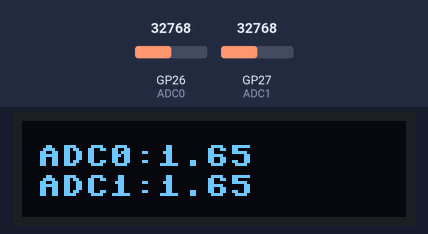
This program was run on a simulated Raspberry Pi Pico running MicroPython. Shown: 128×32 one-colour display. Inputs (shaded band) come from the test bench; at power-on: GP26 (ADC0) = 32768, GP27 (ADC1) = 32768 (analog values on the 0–65535 scale). Library files of the repository ran but are not shown: ssd1306.py.

Above: at 1.2 s.
1.3 s: GP26 (ADC0) set to 45874
At 2.5 s:
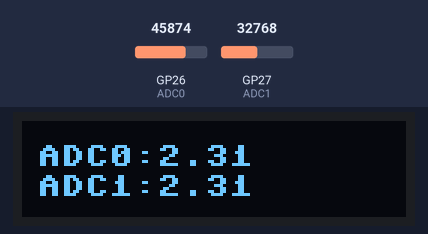
2.8 s: GP26 (ADC0) set to 57670
At 3.9 s:
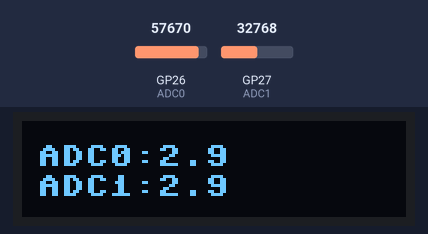
4.3 s: GP26 (ADC0) set to 65535
At 5.2 s:
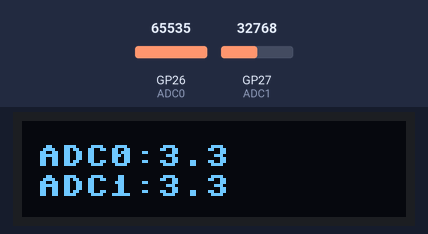
Timing chart, 0 to 7.3 s (numbered marks = the images above; inputs shaded):
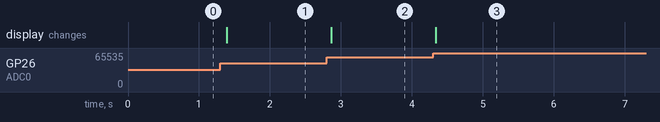

The program:

adc_oled3.py
```python
# Complete project details at https://RandomNerdTutorials.com/raspberry-pi-pico-analog-inputs-micropython/
from machine import ADC, Pin, I2C #usa I2C hardwarev - pinos 9 e 8
from time import sleep
import ssd1306

ADC0 = ADC(Pin(26))
ADC1 = ADC(Pin(27))
conv_factor = 3.3 / 65535

# usando I2C hardware com pinos originais 9 e 8
i2c = I2C(0, scl=Pin(9), sda=Pin(8), freq=400000)

oled_width = 128
oled_height = 32
oled = ssd1306.SSD1306_I2C(oled_width, oled_height, i2c)

oled.text('Conv_ADC', 0, 0)

while True:
    data0 = ADC0.read_u16() * conv_factor
    data1 = ADC1.read_u16() * conv_factor

    # Clear the oled display in case it has junk on it.
    oled.fill(0)

    # Add some text
    oled.text("ADC0: ",5,8)
    oled.text(str(round(data0,2)),45,8)

    # Add some text
    oled.text("ADC1: ",5,18)
    oled.text(str(round(data0,2)),45,18)


    # Finally update the oled display so the image & text is displayed
    oled.show()
    sleep(0.1)
```

Measured:
- after the input at 1.3 s, the display: changes after 0.09 s (image 1)
- after the input at 2.8 s, the display: changes after 0.06 s (image 2)
- after the input at 4.3 s, the display: changes at once (image 3)
